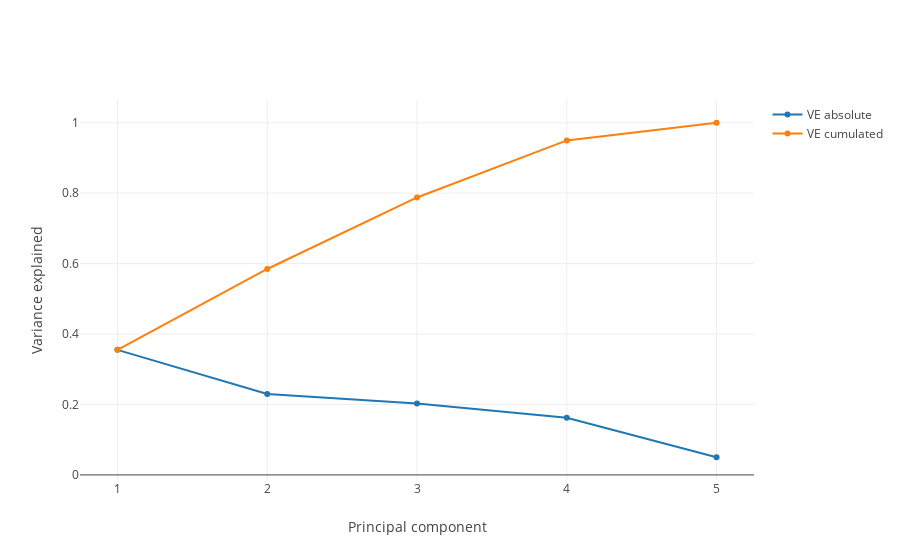

This figure's notebook cell:
### Code cell
# Plot variance explained

# I've decided to implement the graphs in plotly because the
# interactiveness can become really helpful with more complex plots later on

layout = go.Layout(xaxis=dict(title='Principal component', dtick=1), 
                   yaxis=dict(title='Variance explained'),
                   )

trace1 = go.Scatter(
    name = 'VE absolute',
    x = np.arange(1,len(rho)+1),
    y = rho )
trace2 = go.Scatter(
    name = 'VE cumulated',
    x = np.arange(1,len(rho)+1),
    y = np.cumsum(rho) )


data = [trace1, trace2]

fig = go.Figure(data=[trace1, trace2], layout=layout)
py.offline.iplot(fig)

### Figure 1 — Plotly figure (JSON) as saved in the notebook; plotly's stock layout.template omitted (floating-point values rounded to 4 significant figures)
{"data": [{"name": "VE absolute", "type": "scatter", "uid": "7af2ba76-c4dc-11e8-a420-a402b9d2a9d7", "x": [1, 2, 3, 4, 5], "y": [0.3551, 0.2296, 0.203, 0.162, 0.05015]}, {"name": "VE cumulated", "type": "scatter", "uid": "7af2ba77-c4dc-11e8-86f4-a402b9d2a9d7", "x": [1, 2, 3, 4, 5], "y": [0.3551, 0.5848, 0.7878, 0.9499, 1.0]}], "layout": {"xaxis": {"dtick": 1, "title": "Principal component"}, "yaxis": {"title": "Variance explained"}}}
